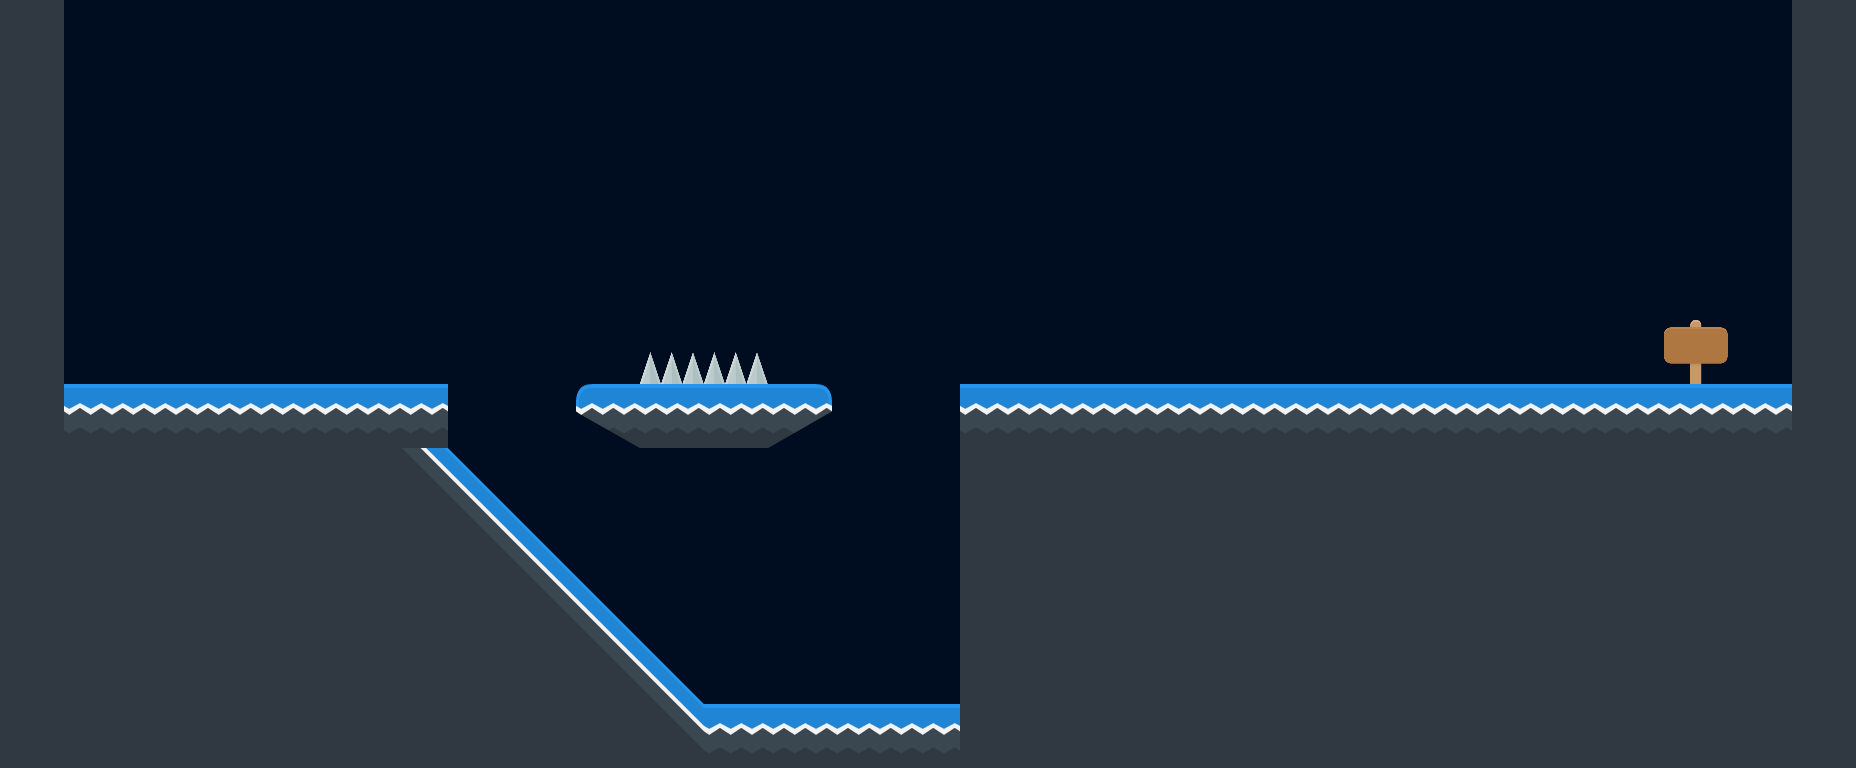

This game map was drawn from its Tiled (.tmx) file and the tilesets committed beside it. A one-line description and the full map source follow:
An orthogonal 29x12 tile map with 64x64 px tiles, 2 tile layers (Ground, ActiveObjs).

<map version="1.2" tiledversion="1.3.4" orientation="orthogonal" renderorder="right-down" width="29" height="12" tilewidth="64" tileheight="64" infinite="0" backgroundcolor="#000c1f" nextlayerid="5" nextobjectid="1">
 <editorsettings>
  <export target="maplevel5.json" format="json" />
 </editorsettings>
 <tileset firstgid="1" source="../tilesets/kenney-tileset-64px-extruded.tsx" />
 <layer id="1" name="Ground" width="29" height="12">
  <data encoding="csv">
133,0,0,0,0,0,0,0,0,0,0,0,0,0,0,0,0,0,0,0,0,0,0,0,0,0,0,0,133,
133,0,0,0,0,0,0,0,0,0,0,0,0,0,0,0,0,0,0,0,0,0,0,0,0,0,0,0,133,
133,0,0,0,0,0,0,0,0,0,0,0,0,0,0,0,0,0,0,0,0,0,0,0,0,0,0,0,133,
133,0,0,0,0,0,0,0,0,0,0,0,0,0,0,0,0,0,0,0,0,0,0,0,0,0,0,0,133,
133,0,0,0,0,0,0,0,0,0,0,0,0,0,0,0,0,0,0,0,0,0,0,0,0,0,0,0,133,
133,0,0,0,0,0,0,0,0,0,280,280,0,0,0,0,0,0,0,0,0,0,0,0,0,0,355,0,133,
133,135,135,135,135,135,159,0,0,184,135,135,185,0,0,135,135,135,135,135,135,135,135,135,135,135,135,135,133,
133,133,133,133,133,133,181,159,0,0,0,0,0,0,0,133,133,133,133,133,133,133,133,133,133,133,133,133,133,
133,133,133,133,133,133,133,181,159,0,0,0,0,0,0,133,133,133,133,133,133,133,133,133,133,133,133,133,133,
133,133,133,133,133,133,133,133,181,159,0,0,0,0,0,133,133,133,133,133,133,133,133,133,133,133,133,133,133,
133,133,133,133,133,133,133,133,133,181,159,0,0,0,0,133,133,133,133,133,133,133,133,133,133,133,133,133,133,
133,133,133,133,133,133,133,133,133,133,181,135,135,135,135,133,133,133,133,133,133,133,133,133,133,133,133,133,133
</data>
 </layer>
 <layer id="4" name="ActiveObjs" width="29" height="12">
  <data encoding="csv">
0,0,0,0,0,0,0,0,0,0,0,0,0,0,0,0,0,0,0,0,0,0,0,0,0,0,0,0,0,
0,0,0,0,0,0,0,0,0,0,0,0,0,0,0,0,0,0,0,0,0,0,0,0,0,0,0,0,0,
0,0,0,0,0,0,0,0,0,0,0,0,0,0,0,0,0,0,0,0,0,0,0,0,0,0,0,0,0,
0,0,0,0,0,0,0,0,0,0,0,0,0,0,0,0,0,0,0,0,0,0,0,0,0,0,0,0,0,
0,0,0,0,0,0,0,0,0,0,0,0,0,0,0,0,0,0,0,0,0,0,0,0,0,0,0,0,0,
0,0,0,0,0,0,0,0,0,0,0,0,0,0,0,0,0,0,0,0,0,0,0,0,0,0,0,0,0,
0,0,0,0,0,0,135,0,0,0,0,0,0,0,0,0,0,0,0,0,0,0,0,0,0,0,0,0,0,
0,0,0,0,0,0,0,0,0,0,0,0,0,0,0,0,0,0,0,0,0,0,0,0,0,0,0,0,0,
0,0,0,0,0,0,0,0,0,0,0,0,0,0,0,0,0,0,0,0,0,0,0,0,0,0,0,0,0,
0,0,0,0,0,0,0,0,0,0,0,0,0,0,0,0,0,0,0,0,0,0,0,0,0,0,0,0,0,
0,0,0,0,0,0,0,0,0,0,0,0,0,0,0,0,0,0,0,0,0,0,0,0,0,0,0,0,0,
0,0,0,0,0,0,0,0,0,0,0,0,0,0,0,0,0,0,0,0,0,0,0,0,0,0,0,0,0
</data>
 </layer>
</map>
